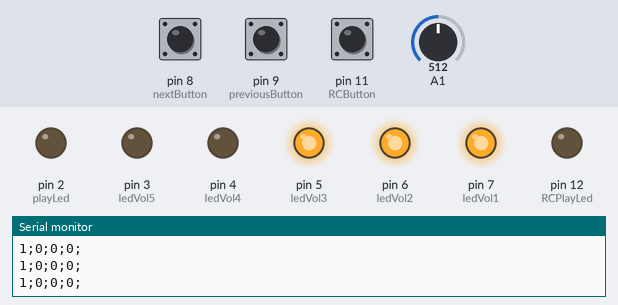
Simulated run of this sketch. Board: Arduino Uno, built with avr-gcc and run on an emulated ATmega328P. On the bench: output pins drawn as LEDs (lit = HIGH), the last lines printed to the serial monitor. The inputs (shaded band) are chosen by the test bench; at power-on: A1 = 512, pin 8 (nextButton) LOW, pin 9 (previousButton) LOW, pin 11 (RCButton) LOW.

Above: at 1.2 s.
1.3 s: A1 set to 416
2.8 s: A1 set to 397
At 3.7 s:
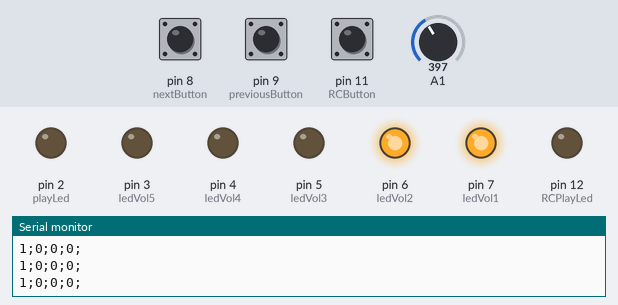
4.5 s: A1 set to 218
6.0 s: A1 set to 190
At 7.2 s:
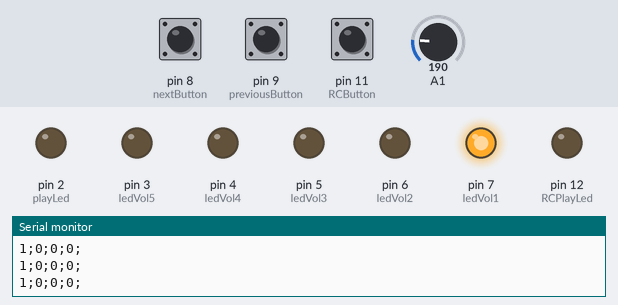
7.5 s: A1 set to 624
At 8.7 s:
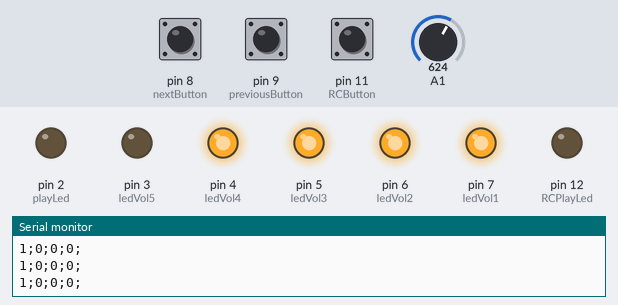
9.0 s: A1 set to 605
At 9.9 s:
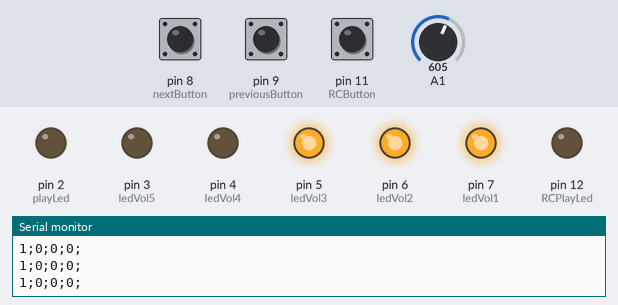
Timing chart, 0 to 11.5 s (numbered marks = the images above; inputs shaded):
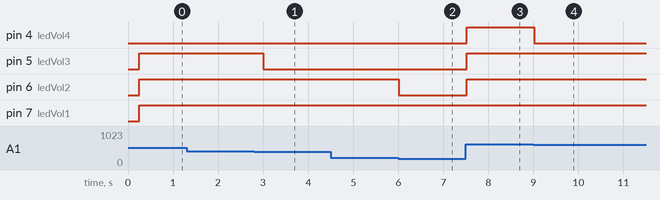

Measured:
- the behaviour switches between 409 and 408 on A1 (found by bisection; images 0 and 1)
- the behaviour switches between 205 and 204 on A1 (found by bisection; images 1 and 2)
- the behaviour switches between 614 and 613 on A1 (found by bisection; images 3 and 4)
- after the input at 2.8 s, pin 5 (ledVol3): HIGH → LOW after 0.21 s
- after the input at 6.0 s, pin 6 (ledVol2): HIGH → LOW at once
- after the input at 7.5 s, pin 4 (ledVol4), pin 5 (ledVol3), pin 6 (ledVol2): LOW → HIGH at once
- after the input at 9.0 s, pin 4 (ledVol4): HIGH → LOW at once

The sketch:

Proyecto_1_Datos_1_arduino.ino
```cpp
int ledVol1 = 7;
int ledVol2 = 6;
int ledVol3 = 5;
int ledVol4 = 4;
int ledVol5 = 3;
int valpot;

byte play = 0;
int playLed = 2;

int playButton = 1;
int nextButton = 8;
int previousButton = 9;

byte RC = 0;
int RCPlayLed = 12;
int RCButton = 11;
byte LastStateRC = LOW;

byte lastStateButton1 = LOW;
byte lastStateButton2 = LOW;
byte lastStateButton3 = LOW;
byte lastStateButton4 = LOW;
byte lastStateButton5 = LOW;


byte lastButtonStateRC;
byte lastButtonStatePlay;
byte PlayState = HIGH;

void setup() {
  pinMode(ledVol1, OUTPUT);
  pinMode(ledVol2, OUTPUT);
  pinMode(ledVol3, OUTPUT);
  pinMode(ledVol4, OUTPUT);
  pinMode(ledVol5, OUTPUT);
  pinMode(playButton, INPUT);
  pinMode(playLed, OUTPUT);
  pinMode(nextButton, INPUT);
  pinMode(previousButton, INPUT);
  pinMode(RCButton, INPUT);
  pinMode(RCPlayLed, OUTPUT);
  Serial.begin(9600);
  //Serial2.begin(9600)
}

void loop() {
  delay(250);
  valpot = analogRead(A1);
  byte lastButtonStateRC = digitalRead(RCButton);
  byte lastButtonStatePlay = digitalRead(playButton);
  byte lastButtonStateT = digitalRead(nextButton);
  byte lastButtonStateP = digitalRead(previousButton);

  int sensorValue = analogRead(A1);

  if (valpot >= 0 && valpot < 205) {
    digitalWrite (ledVol1, HIGH);
    digitalWrite (ledVol2, LOW);
    digitalWrite (ledVol3, LOW);
    digitalWrite (ledVol4, LOW);
    digitalWrite (ledVol5, LOW);

  }

  if (valpot >= 205 && valpot < 409) {
    digitalWrite (ledVol1, HIGH);
    digitalWrite (ledVol2, HIGH);
    digitalWrite (ledVol3, LOW);
    digitalWrite (ledVol4, LOW);
    digitalWrite (ledVol5, LOW);
  }

  if (valpot >= 409 && valpot < 614) {
    digitalWrite (ledVol1, HIGH);
    digitalWrite (ledVol2, HIGH);
    digitalWrite (ledVol3, HIGH);
    digitalWrite (ledVol4, LOW);
    digitalWrite (ledVol5, LOW);
  }

  if (valpot >= 614 && valpot < 818) {
    digitalWrite (ledVol1, HIGH);
    digitalWrite (ledVol2, HIGH);
    digitalWrite (ledVol3, HIGH);
    digitalWrite (ledVol4, HIGH);
    digitalWrite (ledVol5, LOW);
  }

  if (valpot >= 818 && valpot < 1023) {
    digitalWrite (ledVol1, HIGH);
    digitalWrite (ledVol2, HIGH);
    digitalWrite (ledVol3, HIGH);
    digitalWrite (ledVol4, HIGH);
    digitalWrite (ledVol5, HIGH);
  }
  byte buttonStatePlay;

    if(buttonStatePlay != lastButtonStatePlay){
      lastButtonStatePlay = buttonStatePlay;
      if (buttonStatePlay == LOW){
        if(PlayState == HIGH){
          PlayState = LOW;
          }
          else{
           PlayState = HIGH;

          }
      }

    }


  Serial.print(PlayState);
  Serial.print(";");
  Serial.print(lastButtonStateRC);
  Serial.print(";");
  Serial.print(lastButtonStateT);
  Serial.print(";");
  Serial.print(lastButtonStateP);
  Serial.print(";");
  Serial.print("\n");


}
```
